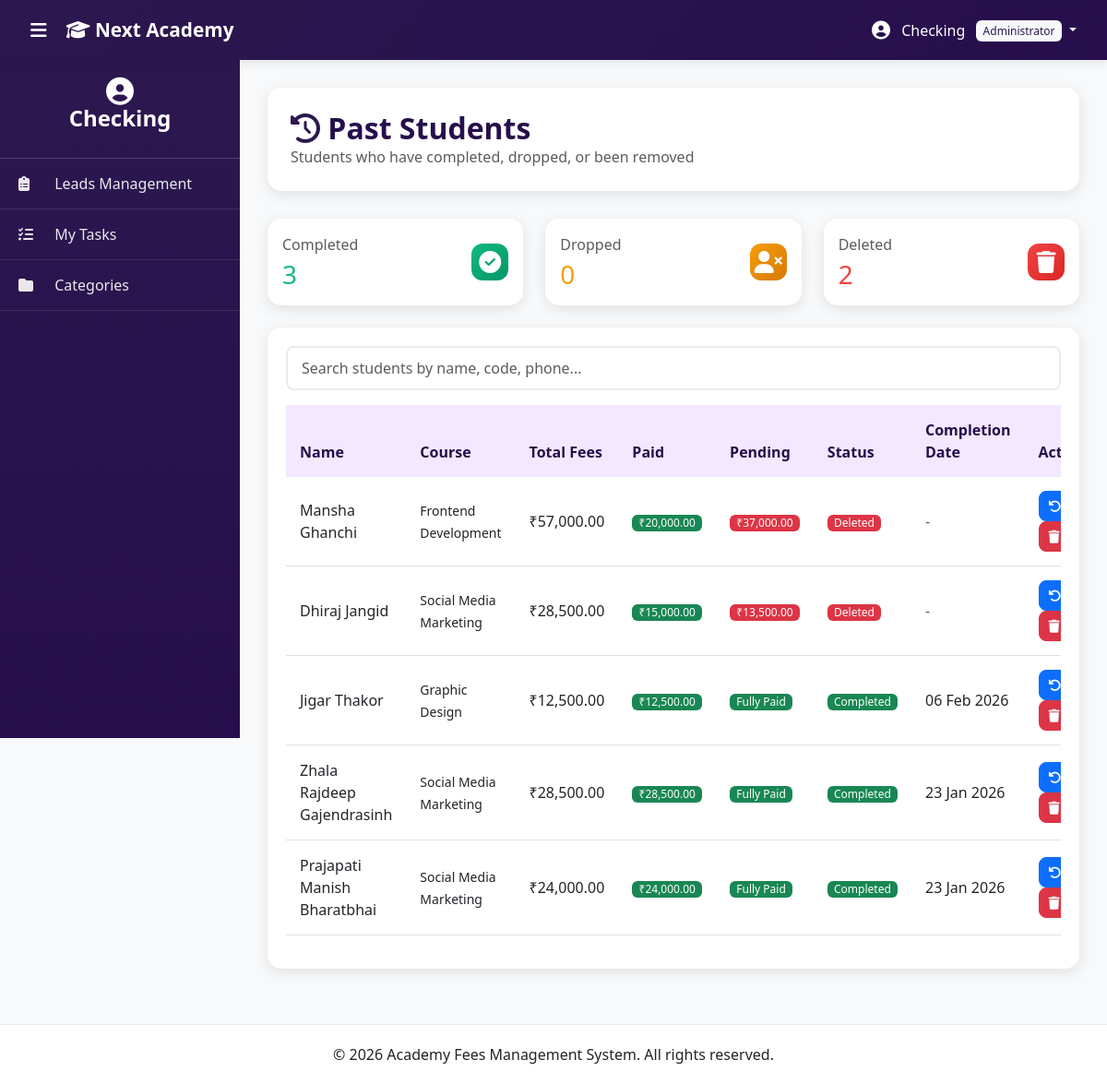
Screenshot of /admin/past_students.php (signed in) with the database file from the repository.
### tables this page shows
CREATE TABLE `students` (
  `id` int(11) NOT NULL,
  `inquiry_id` int(11) DEFAULT NULL,
  `student_code` varchar(20) NOT NULL,
  `full_name` varchar(100) NOT NULL,
  `email` varchar(100) DEFAULT NULL,
  `phone` varchar(20) NOT NULL,
  `address` text DEFAULT NULL,
  `birthdate` date DEFAULT NULL,
  `photo` varchar(255) DEFAULT NULL,
  `category_id` int(11) NOT NULL,
  `course_id` int(11) NOT NULL,
  `duration_months` int(11) NOT NULL,
  `batch` enum('Morning','Evening') DEFAULT 'Morning',
  `total_fees` decimal(10,2) NOT NULL,
  `enrollment_date` date NOT NULL,
  `monthly_due_day` tinyint(4) DEFAULT NULL,
  `completion_date` date DEFAULT NULL,
  `status` enum('Active','Hold','Completed','Dropped','Deleted') DEFAULT 'Active',
  `hold_start_date` date DEFAULT NULL,
  `hold_reason` text DEFAULT NULL,
  `resume_date` date DEFAULT NULL,
  `total_hold_days` int(11) DEFAULT 0,
  `username` varchar(50) DEFAULT NULL,
  `password` varchar(255) DEFAULT NULL,
  `login_enabled` tinyint(1) DEFAULT 0,
  `last_login` timestamp NULL DEFAULT NULL,
  `portal_last_login` timestamp NULL DEFAULT NULL,
  `created_at` timestamp NULL DEFAULT current_timestamp(),
  `updated_at` timestamp NULL DEFAULT current_timestamp() ON UPDATE current_timestamp()
);

CREATE TABLE `courses` (
  `id` int(11) NOT NULL,
  `category_id` int(11) NOT NULL,
  `name` varchar(150) NOT NULL,
  `description` text DEFAULT NULL,
  `status` enum('Active','Inactive') DEFAULT 'Active',
  `created_at` timestamp NULL DEFAULT current_timestamp(),
  `updated_at` timestamp NULL DEFAULT current_timestamp() ON UPDATE current_timestamp()
);

### admin/past_students.php (the view, shortened to what this page needs)
<?php
include './config/database.php';
$pastStudents = $conn->query("
    SELECT
        s.id,
        s.student_code,
        s.full_name,
        s.phone,
        s.email,
        s.enrollment_date,
        s.completion_date,
        s.duration_months,
        s.total_fees,
        s.status,
        c.name as course_name,
        cat.name as category_name,
        COALESCE(SUM(p.amount_paid), 0) as total_paid,
        (s.total_fees - COALESCE(SUM(p.amount_paid), 0)) as pending_fees
    FROM students s
    JOIN courses c ON s.course_id = c.id
    JOIN categories cat ON s.category_id = cat.id
    LEFT JOIN payments p ON s.id = p.student_id
    WHERE s.status IN ('Completed', 'Dropped', 'Deleted')
    GROUP BY s.id
    ORDER BY
        CASE
            WHEN s.completion_date IS NOT NULL THEN s.completion_date
            ELSE s.updated_at
        END DESC
");
$stats = [];
$result = $conn->query("SELECT COUNT(*) as count FROM students WHERE status = 'Completed'");
$stats['completed'] = $result->fetch_assoc()['count'];
$result = $conn->query("SELECT COUNT(*) as count FROM students WHERE status = 'Dropped'");
$stats['dropped'] = $result->fetch_assoc()['count'];
$result = $conn->query("SELECT COUNT(*) as count FROM students WHERE status = 'Deleted'");
$stats['deleted'] = $result->fetch_assoc()['count'];
include 'includes/header.php';
?>
<div class="page-header">
    <h2><i class="fas fa-history text-purple"></i> Past Students</h2>
    <p class="text-muted mb-0">Students who have completed, dropped, or been removed</p>
</div>
<div class="row g-4 mb-4">
    <div class="col-md-4">
        <div class="card dashboard-card">
            <div class="card-body">
                <div class="d-flex justify-content-between align-items-center">
                    <div>
                        <p class="text-muted mb-1">Completed</p>
                        <h3 class="mb-0 text-success"><?php echo $stats['completed']; ?></h3>
                    </div>
                    <div class="card-icon icon-success">
                        <i class="fas fa-check-circle"></i>
                    </div>
                </div>
            </div>
        </div>
    </div>
    <div class="col-md-4">
        <div class="card dashboard-card">
            <div class="card-body">
                <div class="d-flex justify-content-between align-items-center">
                    <div>
                        <p class="text-muted mb-1">Dropped</p>
                        <h3 class="mb-0 text-warning"><?php echo $stats['dropped']; ?></h3>
                    </div>
                    <div class="card-icon icon-warning">
                        <i class="fas fa-user-times"></i>
                    </div>
                </div>
            </div>
        </div>
    </div>
    <div class="col-md-4">
        <div class="card dashboard-card">
            <div class="card-body">
                <div class="d-flex justify-content-between align-items-center">
                    <div>
                        <p class="text-muted mb-1">Deleted</p>
                        <h3 class="mb-0 text-danger"><?php echo $stats['deleted']; ?></h3>
                    </div>
                    <div class="card-icon icon-danger">
                        <i class="fas fa-trash"></i>
                    </div>
                </div>
            </div>
        </div>
    </div>
</div>
<div class="table-card">
   <div class="mb-3">
        <input type="text" class="form-control" id="searchPastStudent" placeholder="Search students by name, code, phone...">
    </div>
    <div class="table-responsive">
        <table class="table table-hover" id="pastStudentsTable">
            <thead>
                <tr>
                    <th>Name</th>
                    <th>Course</th>
                    <th>Total Fees</th>
                    <th>Paid</th>
                    <th>Pending</th>
                    <th>Status</th>
                    <th>Completion Date</th>
                    <th>Actions</th>
                </tr>
            </thead>
            <tbody>
                <?php while ($student = $pastStudents->fetch_assoc()):
                    $status_class = 'secondary';
                    if ($student['status'] === 'Completed') $status_class = 'success';
                    if ($student['status'] === 'Deleted') $status_class = 'danger';
                ?>
                <tr onclick="window.location.href='past_student_details.php?id=<?php echo $student['id']; ?>'">
                    <td><?php echo htmlspecialchars($student['full_name']); ?></td>
                    <td><small><?php echo htmlspecialchars($student['course_name']); ?></small></td>
                    <td>₹<?php echo number_format($student['total_fees'], 2); ?></td>
                    <td><span class="badge bg-success">₹<?php echo number_format($student['total_paid'], 2); ?></span></td>
                    <td>
                        <?php if ($student['pending_fees'] > 0): ?>
                            <span class="badge bg-danger">₹<?php echo number_format($student['pending_fees'], 2); ?></span>
                        <?php else: ?>
                            <span class="badge bg-success">Fully Paid</span>
                        <?php endif; ?>
                    </td>
                    <td><span class="badge bg-<?php echo $status_class; ?>"><?php echo $student['status']; ?></span></td>
                    <td>
                        <?php if ($student['completion_date']): ?>
                            <?php echo date('d M Y', strtotime($student['completion_date'])); ?>
                        <?php else: ?>
                            <span class="text-muted">-</span>
                        <?php endif; ?>
                    </td>
                    <td>
                        <?php if ($student): ?>
                        <a onclick="event.stopPropagation();" href="?restore=<?php echo $student['id']; ?>" class="btn btn-sm btn-primary" title="Restore to Active" onclick="return confirm('Restore this student to active list?')">
                            <i class="fas fa-undo"></i>
                        </a>
                        <?php endif; ?>
                        <div class="btn-group">
                            <button onclick="event.stopPropagation();" type="button" class="btn btn-sm btn-danger dropdown-toggle" data-bs-toggle="dropdown">
                                <i class="fas fa-trash"></i>
                            </button>
                        </div>
                    </td>
                </tr>
                <?php endwhile; ?>
            </tbody>
        </table>
    </div>
</div>
<?php include 'includes/footer.php'; ?>

### admin/assets/css/style.css (style rules this page uses)
:root { --purple-primary: #2c184f; --purple-dark: #260e4c; --purple-light: #8e73e0; --purple-lighter: #d6b8f5; --purple-extra-light: #f3e8ff; --sidebar-width: 260px; --navbar-height: 65px; }
* { margin: 0; padding: 0; box-sizing: border-box; }
body { font-family: 'Segoe UI', Tahoma, Geneva, Verdana, sans-serif; background: #f8f9fa; overflow-x: hidden; }
.text-purple { color: var(--purple-primary) !important; }
.dashboard-card { border-radius: 15px; border: none; box-shadow: 0 4px 15px rgba(0, 0, 0, 0.1); transition: transform 0.3s, box-shadow 0.3s; overflow: hidden; }
.card-icon { width: 40px; height: 40px; border-radius: 12px; display: flex; align-items: center; justify-content: center; font-size: 24px; color: white; }
.icon-success { background: linear-gradient(135deg, #10b981, #059669); }
.icon-warning { background: linear-gradient(135deg, #f59e0b, #d97706); }
.icon-danger { background: linear-gradient(135deg, #ef4444, #dc2626); }
.table-card { background: white; border-radius: 15px; padding: 20px; box-shadow: 0 4px 15px rgba(0, 0, 0, 0.1); }
.table thead th { background: var(--purple-extra-light); color: var(--purple-dark); font-weight: 600; border: none; padding: 15px; }
.table tbody td { padding: 15px; vertical-align: middle; }
.btn { border-radius: 8px; padding: 8px 16px; font-weight: 500; transition: all 0.3s; }
.btn-sm { padding: 5px 10px; font-size: 0.875rem; }
.badge { padding: 6px 12px; font-weight: 500; border-radius: 6px; }
.form-control, .form-select { border: 2px solid #e9ecef; border-radius: 8px; padding: 10px 15px; transition: all 0.3s; }
.page-header { background: white; border-radius: 15px; padding: 25px; margin-bottom: 30px; box-shadow: 0 4px 15px rgba(0, 0, 0, 0.1); }
.page-header h2 { color: var(--purple-dark); margin: 0; font-weight: 600; }
body { overflow-x: hidden; }
.badge { font-size: 0.75rem; padding: 0.25em 0.6em; }
.badge { font-weight: 500; }
.text-success { color: #10b981 !important; }
.text-danger { color: #ef4444 !important; }
.text-warning { color: #f59e0b !important; }

### rows the page displays
students: full_name "Mansha Ghanchi", course.name "Frontend Development", total_fees "57,000.00", total_paid "20,000.00", pending_fees "37,000.00", status "Deleted"
students: full_name "Dhiraj Jangid", course.name "Social Media Marketing", total_fees "28,500.00", total_paid "15,000.00", pending_fees "13,500.00", status "Deleted"
students: full_name "Jigar Thakor", course.name "Graphic Design", total_fees "12,500.00", total_paid "12,500.00", shows "Fully Paid", status "Completed", completion_date "06 Feb 2026"
students: full_name "Zhala Rajdeep Gajendrasinh", course.name "Social Media Marketing", total_fees "28,500.00", total_paid "28,500.00", shows "Fully Paid", status "Completed", completion_date "23 Jan 2026"
students: full_name "Prajapati Manish Bharatbhai", course.name "Social Media Marketing", total_fees "24,000.00", total_paid "24,000.00", shows "Fully Paid", status "Completed", completion_date "23 Jan 2026"

### other values shown
$admin['name'] "Checking"
$admin['role'] "Administrator"
$stats['completed'] "3"
$stats['dropped'] "0"
$stats['deleted'] "2"
